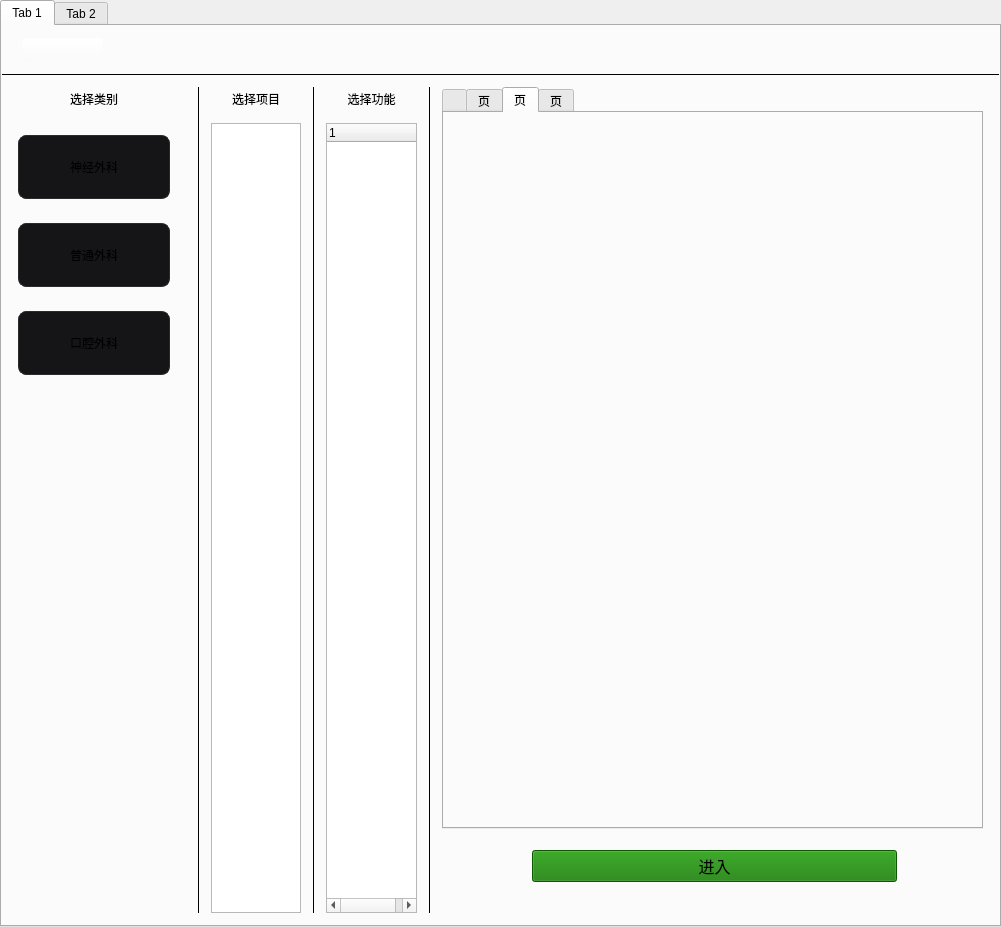
<?xml version="1.0" encoding="UTF-8"?>
<ui version="4.0">
 <class>FrameworkMenu</class>
 <widget class="qMRMLWidget" name="FrameworkMenu">
  <property name="geometry">
   <rect>
    <x>0</x>
    <y>0</y>
    <width>1001</width>
    <height>926</height>
   </rect>
  </property>
  <property name="styleSheet">
   <string notr="true"/>
  </property>
  <layout class="QVBoxLayout" name="verticalLayout_7">
   <property name="spacing">
    <number>0</number>
   </property>
   <property name="leftMargin">
    <number>0</number>
   </property>
   <property name="topMargin">
    <number>0</number>
   </property>
   <property name="rightMargin">
    <number>0</number>
   </property>
   <property name="bottomMargin">
    <number>0</number>
   </property>
   <item>
    <widget class="QTabWidget" name="tabWidget">
     <property name="currentIndex">
      <number>0</number>
     </property>
     <widget class="QWidget" name="tab_2">
      <attribute name="title">
       <string>Tab 1</string>
      </attribute>
      <layout class="QVBoxLayout" name="verticalLayout_9">
       <property name="spacing">
        <number>12</number>
       </property>
       <property name="leftMargin">
        <number>0</number>
       </property>
       <property name="topMargin">
        <number>12</number>
       </property>
       <property name="rightMargin">
        <number>0</number>
       </property>
       <property name="bottomMargin">
        <number>12</number>
       </property>
       <item>
        <widget class="QWidget" name="widget_7" native="true">
         <property name="minimumSize">
          <size>
           <width>0</width>
           <height>24</height>
          </size>
         </property>
         <property name="maximumSize">
          <size>
           <width>16777215</width>
           <height>24</height>
          </size>
         </property>
         <widget class="QLabel" name="icon_back">
          <property name="geometry">
           <rect>
            <x>24</x>
            <y>0</y>
            <width>24</width>
            <height>24</height>
           </rect>
          </property>
          <property name="minimumSize">
           <size>
            <width>24</width>
            <height>24</height>
           </size>
          </property>
          <property name="maximumSize">
           <size>
            <width>24</width>
            <height>24</height>
           </size>
          </property>
          <property name="text">
           <string/>
          </property>
         </widget>
         <widget class="QLabel" name="label_8">
          <property name="geometry">
           <rect>
            <x>52</x>
            <y>0</y>
            <width>54</width>
            <height>24</height>
           </rect>
          </property>
          <property name="text">
           <string>返回</string>
          </property>
         </widget>
         <widget class="QPushButton" name="btn_back">
          <property name="geometry">
           <rect>
            <x>20</x>
            <y>0</y>
            <width>81</width>
            <height>23</height>
           </rect>
          </property>
          <property name="styleSheet">
           <string notr="true">background-color: rgba(255, 255, 255, 0);</string>
          </property>
          <property name="text">
           <string/>
          </property>
         </widget>
        </widget>
       </item>
       <item>
        <widget class="QLabel" name="label_9">
         <property name="minimumSize">
          <size>
           <width>0</width>
           <height>1</height>
          </size>
         </property>
         <property name="maximumSize">
          <size>
           <width>16777215</width>
           <height>1</height>
          </size>
         </property>
         <property name="styleSheet">
          <string notr="true">background-color: rgb(0, 0, 0);</string>
         </property>
         <property name="text">
          <string/>
         </property>
        </widget>
       </item>
       <item>
        <widget class="QWidget" name="widget" native="true">
         <layout class="QHBoxLayout" name="horizontalLayout_2" stretch="0,0,0,0,0,0,0">
          <property name="spacing">
           <number>12</number>
          </property>
          <property name="leftMargin">
           <number>0</number>
          </property>
          <property name="topMargin">
           <number>0</number>
          </property>
          <property name="rightMargin">
           <number>12</number>
          </property>
          <property name="bottomMargin">
           <number>0</number>
          </property>
          <item>
           <widget class="QWidget" name="widget_6" native="true">
            <property name="minimumSize">
             <size>
              <width>184</width>
              <height>0</height>
             </size>
            </property>
            <property name="maximumSize">
             <size>
              <width>184</width>
              <height>16777215</height>
             </size>
            </property>
            <layout class="QVBoxLayout" name="verticalLayout_8">
             <property name="spacing">
              <number>24</number>
             </property>
             <property name="leftMargin">
              <number>16</number>
             </property>
             <property name="topMargin">
              <number>0</number>
             </property>
             <property name="rightMargin">
              <number>16</number>
             </property>
             <property name="bottomMargin">
              <number>0</number>
             </property>
             <item>
              <widget class="QLabel" name="label_12">
               <property name="minimumSize">
                <size>
                 <width>0</width>
                 <height>24</height>
                </size>
               </property>
               <property name="maximumSize">
                <size>
                 <width>16777215</width>
                 <height>24</height>
                </size>
               </property>
               <property name="text">
                <string>选择类别</string>
               </property>
               <property name="alignment">
                <set>Qt::AlignCenter</set>
               </property>
              </widget>
             </item>
             <item>
              <widget class="QPushButton" name="btnType1">
               <property name="minimumSize">
                <size>
                 <width>0</width>
                 <height>64</height>
                </size>
               </property>
               <property name="maximumSize">
                <size>
                 <width>16777215</width>
                 <height>64</height>
                </size>
               </property>
               <property name="styleSheet">
                <string notr="true">QPushButton {
  border: 1px solid #2b2b2b;
  font: 14px &quot;Alibaba PuHuiTi 2.0 55 Regular&quot;;
  background-color: #151518;
  border-radius: 8px;
}

QPushButton:checked{
  border: 1px solid #2b649a;
}</string>
               </property>
               <property name="text">
                <string>神经外科</string>
               </property>
               <property name="checkable">
                <bool>true</bool>
               </property>
               <property name="checked">
                <bool>false</bool>
               </property>
              </widget>
             </item>
             <item>
              <widget class="QPushButton" name="btnType2">
               <property name="minimumSize">
                <size>
                 <width>0</width>
                 <height>64</height>
                </size>
               </property>
               <property name="maximumSize">
                <size>
                 <width>16777215</width>
                 <height>64</height>
                </size>
               </property>
               <property name="styleSheet">
                <string notr="true">QPushButton {
  border: 1px solid #2b2b2b;
  font: 14px &quot;Alibaba PuHuiTi 2.0 55 Regular&quot;;
  background-color: #151518;
  border-radius: 8px;
}

QPushButton:checked{
  border: 1px solid #2b649a;
}</string>
               </property>
               <property name="text">
                <string>普通外科</string>
               </property>
               <property name="checkable">
                <bool>true</bool>
               </property>
               <property name="checked">
                <bool>false</bool>
               </property>
              </widget>
             </item>
             <item>
              <widget class="QPushButton" name="btnType3">
               <property name="minimumSize">
                <size>
                 <width>0</width>
                 <height>64</height>
                </size>
               </property>
               <property name="maximumSize">
                <size>
                 <width>16777215</width>
                 <height>64</height>
                </size>
               </property>
               <property name="styleSheet">
                <string notr="true">QPushButton {
  border: 1px solid #2b2b2b;
  font: 14px &quot;Alibaba PuHuiTi 2.0 55 Regular&quot;;
  background-color: #151518;
  border-radius: 8px;
}

QPushButton:checked{
  border: 1px solid #2b649a;
}</string>
               </property>
               <property name="text">
                <string>口腔外科</string>
               </property>
               <property name="checkable">
                <bool>true</bool>
               </property>
              </widget>
             </item>
             <item>
              <spacer name="verticalSpacer_2">
               <property name="orientation">
                <enum>Qt::Vertical</enum>
               </property>
               <property name="sizeHint" stdset="0">
                <size>
                 <width>20</width>
                 <height>40</height>
                </size>
               </property>
              </spacer>
             </item>
            </layout>
           </widget>
          </item>
          <item>
           <widget class="QLabel" name="label_7">
            <property name="minimumSize">
             <size>
              <width>1</width>
              <height>0</height>
             </size>
            </property>
            <property name="maximumSize">
             <size>
              <width>1</width>
              <height>16777215</height>
             </size>
            </property>
            <property name="styleSheet">
             <string notr="true">background-color: rgb(0, 0, 0);</string>
            </property>
            <property name="text">
             <string/>
            </property>
           </widget>
          </item>
          <item>
           <widget class="QWidget" name="widget_3" native="true">
            <layout class="QVBoxLayout" name="verticalLayout">
             <property name="spacing">
              <number>12</number>
             </property>
             <property name="leftMargin">
              <number>0</number>
             </property>
             <property name="topMargin">
              <number>0</number>
             </property>
             <property name="rightMargin">
              <number>0</number>
             </property>
             <property name="bottomMargin">
              <number>0</number>
             </property>
             <item>
              <widget class="QLabel" name="label_10">
               <property name="minimumSize">
                <size>
                 <width>0</width>
                 <height>24</height>
                </size>
               </property>
               <property name="maximumSize">
                <size>
                 <width>16777215</width>
                 <height>24</height>
                </size>
               </property>
               <property name="text">
                <string>选择项目</string>
               </property>
               <property name="alignment">
                <set>Qt::AlignCenter</set>
               </property>
              </widget>
             </item>
             <item>
              <widget class="QListWidget" name="listWidget"/>
             </item>
            </layout>
           </widget>
          </item>
          <item>
           <widget class="QLabel" name="label_5">
            <property name="minimumSize">
             <size>
              <width>1</width>
              <height>0</height>
             </size>
            </property>
            <property name="maximumSize">
             <size>
              <width>1</width>
              <height>16777215</height>
             </size>
            </property>
            <property name="styleSheet">
             <string notr="true">background-color: rgb(0, 0, 0);</string>
            </property>
            <property name="text">
             <string/>
            </property>
           </widget>
          </item>
          <item>
           <widget class="QWidget" name="widget_2" native="true">
            <layout class="QVBoxLayout" name="verticalLayout_2">
             <property name="spacing">
              <number>12</number>
             </property>
             <property name="leftMargin">
              <number>0</number>
             </property>
             <property name="topMargin">
              <number>0</number>
             </property>
             <property name="rightMargin">
              <number>0</number>
             </property>
             <property name="bottomMargin">
              <number>0</number>
             </property>
             <item>
              <widget class="QLabel" name="label_11">
               <property name="minimumSize">
                <size>
                 <width>0</width>
                 <height>24</height>
                </size>
               </property>
               <property name="maximumSize">
                <size>
                 <width>16777215</width>
                 <height>24</height>
                </size>
               </property>
               <property name="text">
                <string>选择功能</string>
               </property>
               <property name="alignment">
                <set>Qt::AlignCenter</set>
               </property>
              </widget>
             </item>
             <item>
              <widget class="QTreeWidget" name="treeWidget">
               <column>
                <property name="text">
                 <string notr="true">1</string>
                </property>
               </column>
              </widget>
             </item>
            </layout>
           </widget>
          </item>
          <item>
           <widget class="QLabel" name="label_6">
            <property name="minimumSize">
             <size>
              <width>1</width>
              <height>0</height>
             </size>
            </property>
            <property name="maximumSize">
             <size>
              <width>1</width>
              <height>16777215</height>
             </size>
            </property>
            <property name="styleSheet">
             <string notr="true">background-color: rgb(0, 0, 0);</string>
            </property>
            <property name="text">
             <string/>
            </property>
           </widget>
          </item>
          <item>
           <widget class="QWidget" name="widget_4" native="true">
            <property name="minimumSize">
             <size>
              <width>545</width>
              <height>0</height>
             </size>
            </property>
            <property name="maximumSize">
             <size>
              <width>545</width>
              <height>16777215</height>
             </size>
            </property>
            <layout class="QVBoxLayout" name="verticalLayout_6">
             <property name="spacing">
              <number>20</number>
             </property>
             <property name="leftMargin">
              <number>0</number>
             </property>
             <property name="topMargin">
              <number>0</number>
             </property>
             <property name="rightMargin">
              <number>0</number>
             </property>
             <property name="bottomMargin">
              <number>30</number>
             </property>
             <item>
              <widget class="QTabWidget" name="tabWidget_2">
               <property name="minimumSize">
                <size>
                 <width>541</width>
                 <height>0</height>
                </size>
               </property>
               <property name="maximumSize">
                <size>
                 <width>541</width>
                 <height>16777215</height>
                </size>
               </property>
               <property name="currentIndex">
                <number>2</number>
               </property>
               <widget class="QWidget" name="tabWidgetPage1">
                <attribute name="title">
                 <string/>
                </attribute>
                <layout class="QVBoxLayout" name="verticalLayout_3" stretch="0,0,0,0,0,0">
                 <property name="spacing">
                  <number>1</number>
                 </property>
                 <property name="leftMargin">
                  <number>9</number>
                 </property>
                 <property name="topMargin">
                  <number>0</number>
                 </property>
                 <property name="rightMargin">
                  <number>0</number>
                 </property>
                 <property name="bottomMargin">
                  <number>0</number>
                 </property>
                 <item>
                  <widget class="QLabel" name="label_3">
                   <property name="minimumSize">
                    <size>
                     <width>0</width>
                     <height>348</height>
                    </size>
                   </property>
                   <property name="maximumSize">
                    <size>
                     <width>16777215</width>
                     <height>348</height>
                    </size>
                   </property>
                   <property name="text">
                    <string/>
                   </property>
                  </widget>
                 </item>
                 <item>
                  <widget class="QLabel" name="label">
                   <property name="minimumSize">
                    <size>
                     <width>0</width>
                     <height>32</height>
                    </size>
                   </property>
                   <property name="maximumSize">
                    <size>
                     <width>16777215</width>
                     <height>32</height>
                    </size>
                   </property>
                   <property name="styleSheet">
                    <string notr="true">font:16px;</string>
                   </property>
                   <property name="text">
                    <string>TextLabel</string>
                   </property>
                   <property name="alignment">
                    <set>Qt::AlignCenter</set>
                   </property>
                  </widget>
                 </item>
                 <item>
                  <widget class="QWidget" name="widget_5" native="true">
                   <property name="minimumSize">
                    <size>
                     <width>0</width>
                     <height>20</height>
                    </size>
                   </property>
                   <property name="maximumSize">
                    <size>
                     <width>16777215</width>
                     <height>20</height>
                    </size>
                   </property>
                   <layout class="QHBoxLayout" name="horizontalLayout_4">
                    <property name="spacing">
                     <number>12</number>
                    </property>
                    <property name="leftMargin">
                     <number>0</number>
                    </property>
                    <property name="topMargin">
                     <number>0</number>
                    </property>
                    <property name="rightMargin">
                     <number>0</number>
                    </property>
                    <property name="bottomMargin">
                     <number>0</number>
                    </property>
                    <item>
                     <widget class="QLabel" name="label_4">
                      <property name="sizePolicy">
                       <sizepolicy hsizetype="Minimum" vsizetype="Preferred">
                        <horstretch>0</horstretch>
                        <verstretch>0</verstretch>
                       </sizepolicy>
                      </property>
                      <property name="text">
                       <string>难度</string>
                      </property>
                     </widget>
                    </item>
                    <item>
                     <widget class="QLabel" name="star1">
                      <property name="minimumSize">
                       <size>
                        <width>12</width>
                        <height>20</height>
                       </size>
                      </property>
                      <property name="maximumSize">
                       <size>
                        <width>12</width>
                        <height>20</height>
                       </size>
                      </property>
                      <property name="styleSheet">
                       <string notr="true"/>
                      </property>
                      <property name="text">
                       <string/>
                      </property>
                     </widget>
                    </item>
                    <item>
                     <widget class="QLabel" name="star2">
                      <property name="minimumSize">
                       <size>
                        <width>12</width>
                        <height>20</height>
                       </size>
                      </property>
                      <property name="maximumSize">
                       <size>
                        <width>12</width>
                        <height>20</height>
                       </size>
                      </property>
                      <property name="styleSheet">
                       <string notr="true"/>
                      </property>
                      <property name="text">
                       <string/>
                      </property>
                     </widget>
                    </item>
                    <item>
                     <widget class="QLabel" name="star3">
                      <property name="minimumSize">
                       <size>
                        <width>12</width>
                        <height>20</height>
                       </size>
                      </property>
                      <property name="maximumSize">
                       <size>
                        <width>12</width>
                        <height>20</height>
                       </size>
                      </property>
                      <property name="styleSheet">
                       <string notr="true"/>
                      </property>
                      <property name="text">
                       <string/>
                      </property>
                     </widget>
                    </item>
                    <item>
                     <widget class="QLabel" name="star4">
                      <property name="minimumSize">
                       <size>
                        <width>12</width>
                        <height>20</height>
                       </size>
                      </property>
                      <property name="maximumSize">
                       <size>
                        <width>12</width>
                        <height>20</height>
                       </size>
                      </property>
                      <property name="styleSheet">
                       <string notr="true"/>
                      </property>
                      <property name="text">
                       <string/>
                      </property>
                     </widget>
                    </item>
                    <item>
                     <widget class="QLabel" name="star5">
                      <property name="minimumSize">
                       <size>
                        <width>12</width>
                        <height>20</height>
                       </size>
                      </property>
                      <property name="maximumSize">
                       <size>
                        <width>12</width>
                        <height>20</height>
                       </size>
                      </property>
                      <property name="styleSheet">
                       <string notr="true"/>
                      </property>
                      <property name="text">
                       <string/>
                      </property>
                     </widget>
                    </item>
                    <item>
                     <widget class="QLabel" name="star6">
                      <property name="minimumSize">
                       <size>
                        <width>12</width>
                        <height>20</height>
                       </size>
                      </property>
                      <property name="maximumSize">
                       <size>
                        <width>12</width>
                        <height>20</height>
                       </size>
                      </property>
                      <property name="styleSheet">
                       <string notr="true"/>
                      </property>
                      <property name="text">
                       <string/>
                      </property>
                     </widget>
                    </item>
                    <item>
                     <widget class="QLabel" name="star7">
                      <property name="minimumSize">
                       <size>
                        <width>12</width>
                        <height>20</height>
                       </size>
                      </property>
                      <property name="maximumSize">
                       <size>
                        <width>12</width>
                        <height>20</height>
                       </size>
                      </property>
                      <property name="styleSheet">
                       <string notr="true"/>
                      </property>
                      <property name="text">
                       <string/>
                      </property>
                     </widget>
                    </item>
                    <item>
                     <widget class="QLabel" name="star8">
                      <property name="minimumSize">
                       <size>
                        <width>12</width>
                        <height>20</height>
                       </size>
                      </property>
                      <property name="maximumSize">
                       <size>
                        <width>12</width>
                        <height>20</height>
                       </size>
                      </property>
                      <property name="styleSheet">
                       <string notr="true"/>
                      </property>
                      <property name="text">
                       <string/>
                      </property>
                     </widget>
                    </item>
                    <item>
                     <spacer name="horizontalSpacer">
                      <property name="orientation">
                       <enum>Qt::Horizontal</enum>
                      </property>
                      <property name="sizeHint" stdset="0">
                       <size>
                        <width>40</width>
                        <height>20</height>
                       </size>
                      </property>
                     </spacer>
                    </item>
                   </layout>
                  </widget>
                 </item>
                 <item>
                  <widget class="QLabel" name="label_2">
                   <property name="sizePolicy">
                    <sizepolicy hsizetype="Preferred" vsizetype="Minimum">
                     <horstretch>0</horstretch>
                     <verstretch>0</verstretch>
                    </sizepolicy>
                   </property>
                   <property name="minimumSize">
                    <size>
                     <width>0</width>
                     <height>80</height>
                    </size>
                   </property>
                   <property name="maximumSize">
                    <size>
                     <width>16777215</width>
                     <height>100</height>
                    </size>
                   </property>
                   <property name="styleSheet">
                    <string notr="true"/>
                   </property>
                   <property name="text">
                    <string>TextLabel</string>
                   </property>
                   <property name="alignment">
                    <set>Qt::AlignLeading|Qt::AlignLeft|Qt::AlignTop</set>
                   </property>
                   <property name="margin">
                    <number>1</number>
                   </property>
                  </widget>
                 </item>
                 <item>
                  <widget class="QWidget" name="info_widget" native="true">
                   <property name="minimumSize">
                    <size>
                     <width>0</width>
                     <height>226</height>
                    </size>
                   </property>
                   <property name="maximumSize">
                    <size>
                     <width>16777215</width>
                     <height>226</height>
                    </size>
                   </property>
                   <property name="styleSheet">
                    <string notr="true"/>
                   </property>
                  </widget>
                 </item>
                 <item>
                  <spacer name="verticalSpacer">
                   <property name="orientation">
                    <enum>Qt::Vertical</enum>
                   </property>
                   <property name="sizeType">
                    <enum>QSizePolicy::Preferred</enum>
                   </property>
                   <property name="sizeHint" stdset="0">
                    <size>
                     <width>20</width>
                     <height>0</height>
                    </size>
                   </property>
                  </spacer>
                 </item>
                </layout>
               </widget>
               <widget class="QWidget" name="tabVideo">
                <attribute name="title">
                 <string>页</string>
                </attribute>
                <layout class="QVBoxLayout" name="verticalLayout_4">
                 <property name="spacing">
                  <number>20</number>
                 </property>
                 <property name="topMargin">
                  <number>0</number>
                 </property>
                 <property name="rightMargin">
                  <number>0</number>
                 </property>
                 <property name="bottomMargin">
                  <number>0</number>
                 </property>
                 <item>
                  <widget class="QWidget" name="widget_video" native="true">
                   <property name="styleSheet">
                    <string notr="true"/>
                   </property>
                  </widget>
                 </item>
                </layout>
               </widget>
               <widget class="QWidget" name="tab_3">
                <attribute name="title">
                 <string>页</string>
                </attribute>
                <layout class="QVBoxLayout" name="verticalLayout_5">
                 <property name="spacing">
                  <number>20</number>
                 </property>
                 <property name="topMargin">
                  <number>0</number>
                 </property>
                 <property name="rightMargin">
                  <number>0</number>
                 </property>
                 <property name="bottomMargin">
                  <number>0</number>
                 </property>
                 <item>
                  <widget class="QLabel" name="lblPic">
                   <property name="maximumSize">
                    <size>
                     <width>800</width>
                     <height>700</height>
                    </size>
                   </property>
                   <property name="text">
                    <string/>
                   </property>
                  </widget>
                 </item>
                </layout>
               </widget>
               <widget class="QWidget" name="tab">
                <property name="styleSheet">
                 <string notr="true"/>
                </property>
                <attribute name="title">
                 <string>页</string>
                </attribute>
               </widget>
              </widget>
             </item>
             <item>
              <widget class="QWidget" name="openContainer" native="true">
               <property name="minimumSize">
                <size>
                 <width>0</width>
                 <height>34</height>
                </size>
               </property>
               <property name="maximumSize">
                <size>
                 <width>16777215</width>
                 <height>34</height>
                </size>
               </property>
               <property name="styleSheet">
                <string notr="true"/>
               </property>
               <layout class="QHBoxLayout" name="horizontalLayout_3">
                <property name="leftMargin">
                 <number>90</number>
                </property>
                <property name="topMargin">
                 <number>1</number>
                </property>
                <property name="rightMargin">
                 <number>90</number>
                </property>
                <item>
                 <widget class="QPushButton" name="btn_open">
                  <property name="minimumSize">
                   <size>
                    <width>0</width>
                    <height>32</height>
                   </size>
                  </property>
                  <property name="font">
                   <font>
                    <pointsize>12</pointsize>
                   </font>
                  </property>
                  <property name="styleSheet">
                   <string notr="true">background-color: rgb(18, 122, 0);</string>
                  </property>
                  <property name="text">
                   <string>进入</string>
                  </property>
                 </widget>
                </item>
               </layout>
              </widget>
             </item>
            </layout>
           </widget>
          </item>
         </layout>
        </widget>
       </item>
      </layout>
     </widget>
     <widget class="QWidget" name="tab_4">
      <attribute name="title">
       <string>Tab 2</string>
      </attribute>
     </widget>
    </widget>
   </item>
  </layout>
 </widget>
 <customwidgets>
  <customwidget>
   <class>qMRMLWidget</class>
   <extends>QWidget</extends>
   <header>qMRMLWidget.h</header>
   <container>1</container>
  </customwidget>
 </customwidgets>
 <resources/>
 <connections/>
</ui>
